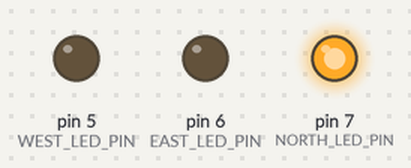
The sketch below on a simulated Arduino Uno, built with avr-gcc and run on an emulated ATmega328P. On the bench: output pins drawn as LEDs (lit = HIGH).

Above: at 0.1 s.
At 2.1 s:
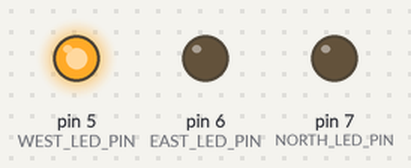
At 5.1 s:
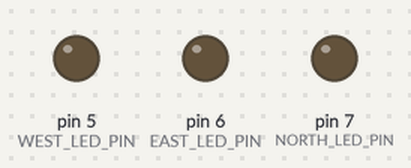
At 29.7 s:
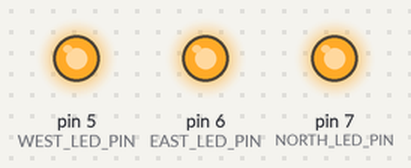
At 30.7 s:
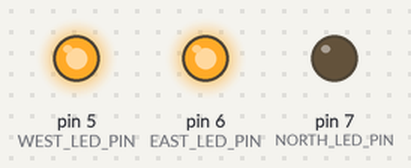
At 32.7 s:
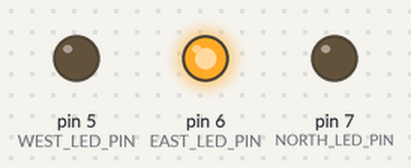
Timing chart, 0 to 40.0 s (numbered marks = the images above):
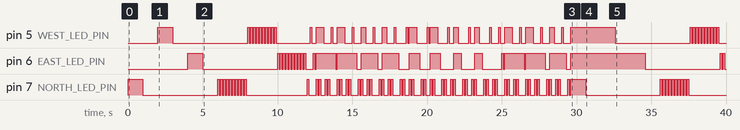

The sketch:

test1.ino
```cpp
// Author: Sean Graff
// Description: this program demonstrates the LED object, using 3 led's and repeatedly turning each on on then off, the flashes each one
// ten times

#include "LED.h"

#define NORTH_LED_PIN 7
#define EAST_LED_PIN 6
#define WEST_LED_PIN 5

// Instantiate LED Objects
LED north_led(NORTH_LED_PIN);
LED west_led(WEST_LED_PIN);
LED east_led(EAST_LED_PIN);

void setup() {
  // put your setup code here, to run once:

}

void loop() {
  // put your main code here, to run repeatedly:
  north_led.turnON();
  delay(1000);
  north_led.turnOFF();
  delay(1000);

  west_led.turnON();
  delay(1000);
  west_led.turnOFF();
  delay(1000);

  east_led.turnON();
  delay(1000);
  east_led.turnOFF();
  delay(1000);

  for(int i = 0; i < 10; i++){
    north_led.flashLED();
  }
  for(int i = 0; i < 10; i++){
    west_led.flashLED();
  }
  for(int i = 0; i < 10; i++){
    east_led.flashLED();
  }

  // random craziness
  for(int i = 0; i < 100; i++){
    if(i%2 == 0) north_led.flashLED();
    if(i%4 == 0) west_led.flashLED();
    if(i%8 == 0) east_led.flashLED();
    if(i%9 == 0){
      north_led.turnON();
      west_led.turnON();
      east_led.turnON();
    }
  }

}
```

Measured:
- by itself, pin 5 (WEST_LED_PIN): LOW → HIGH at 2.0 s, → LOW 1.0 s later, → HIGH 5.0 s later, → LOW 0.10 s later, … (94 changes in this stretch)
- by itself, pin 6 (EAST_LED_PIN): LOW → HIGH at 4.0 s, → LOW 1.0 s later, → HIGH 5.0 s later, → LOW 0.10 s later, … (54 changes in this stretch)
- by itself, pin 7 (NORTH_LED_PIN): LOW → HIGH at 0.00 s, → LOW 1.0 s later, → HIGH 5.0 s later, → LOW 0.10 s later, … (144 changes in this stretch)
